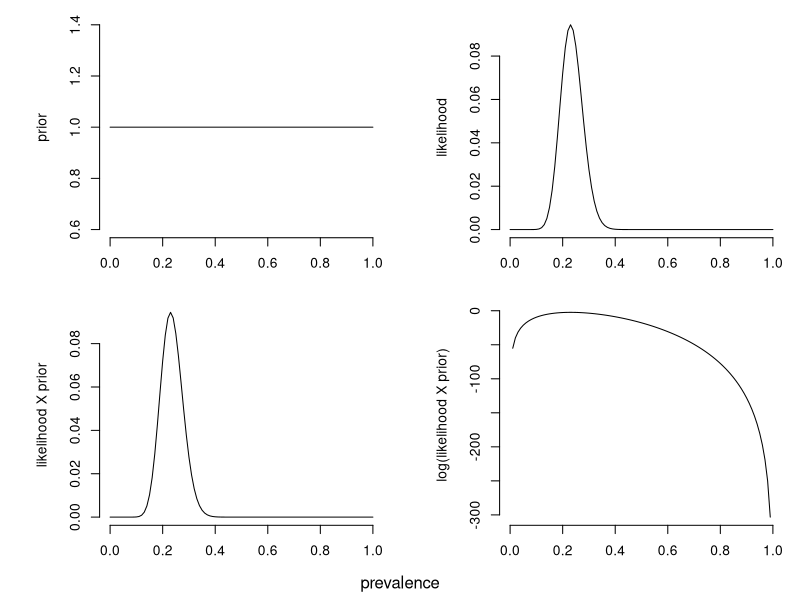
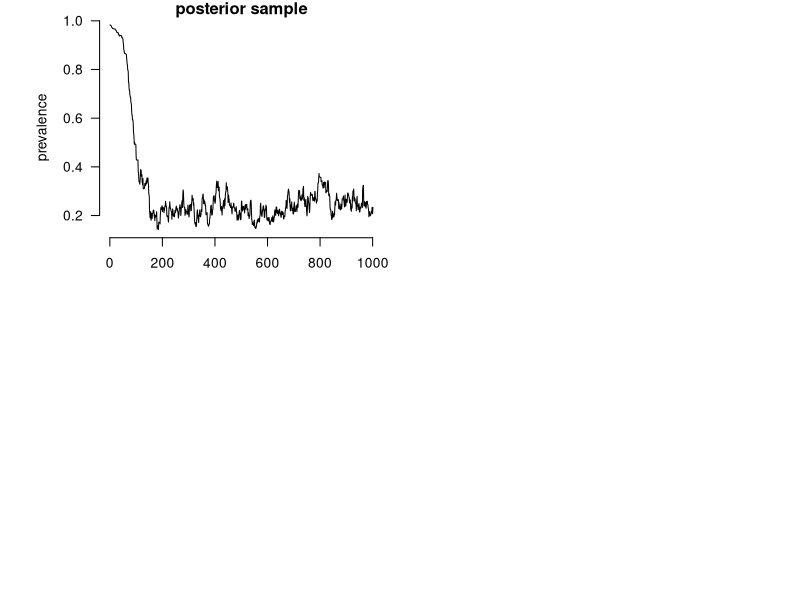
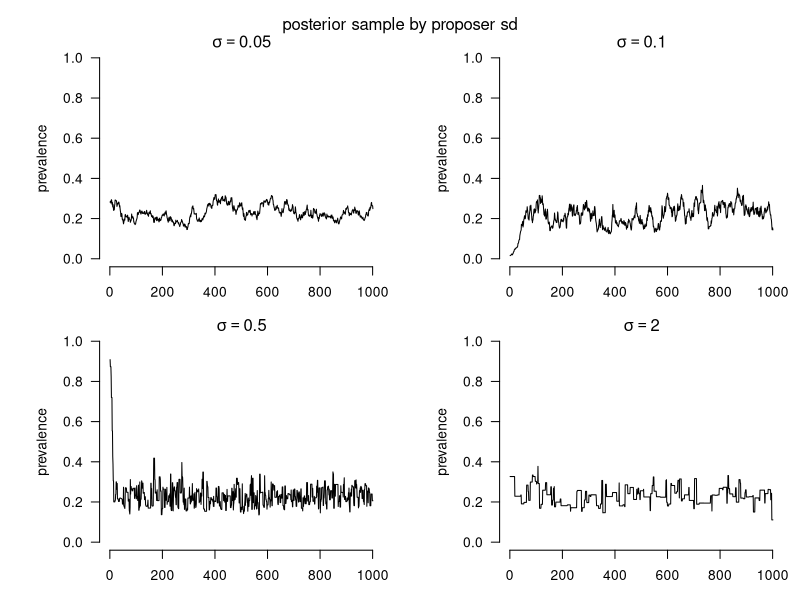

The R source for these figures, in order:
## Introduction to MCMC 1: Estimating a posterior binomial probability
## Steve Bellan 2015

## Meaningful Modeling of Epidemiologic Data, 2012 AIMS, Muizenberg

###################################################################### 

## By the end of this tutorial you should…

## * Understand how to write a flexible prior function for the binomial
## * Understand the Metropolis-Hasting algorithm and explain it step by step.
## * Know how the parameter proposal distribution affects MCMC convergence
## * Know how to assess MCMC convergence with the Gelman-Rubin diagnostic and with trace plots

library(boot); library(coda)
defaultPar <- par() ## Save the default graphic parameter settings for use later.

## First, let's pretend that we are sampling a population of 100 individuals with a 30% prevalence
## for some disease and testing each of them. From this, we have a sample prevalence, which is our
## estimate of the true prevalence. The problem considered in the simulation is to estimate the
## posterior probability distribution of the prevalence from this sample and from a specified
## (informative or uninformative) prior probability distribution for the prevalence.

size <- 100
truePrev <- .3
sampPos <- rbinom(1,size,truePrev) ## Sample from this distribution once.
sampPrev <- sampPos/size

## Now we need to specify our prior probability distribution. This designates our prior (before we
## conducted the study) beliefs of what we think the prevalence of this population is. Frequently,
## we have insufficient prior information to specify and informative prior. In these cases, we will
## use an uninformative prior, meaning we that we assume a wide range of values is plausible. 

## Our parameter of interest is prevalence, which is bounded between 0 and 1. The beta probability
## distribution is particularly suited for such parameters and is, in fact, the most commonly used
## probability distribution for parameters that are, themselves, probabilities. It is uniform (constand density across probabilities)
## with parameters shape1=1, shape2=1, and can otherwise have many shapes.

## We calculate both the prior and the likelihood on a log scale to avoid numerical problems
logBetaPrior <- function(prevalence
                         , shape1 = 1  ## Change to make informative (try 8)
                         , shape2 = 1) ## Change to make informative (try 40)
    dbeta(prevalence, shape1=shape1, shape2=shape2, log = T)

## The likelihood is simply the probability of observing that many individuals test positive given
## the number tested and a specified prevalence.
logLikelihood <- function(prevalence,
                          data = list(size=size, sampPos=sampPos))
    dbinom(data$sampPos, size = data$size, prob = prevalence, log = T)

## A convenience function that sums the log-likelihood and the log-prior.
logLikePrior <- function(prevalence
                         , shape1=1
                         , shape2=1
                         , data = list(size=size, sampPos=sampPos))
    logBetaPrior(prevalence, shape1, shape2) + logLikelihood(prevalence, data)

## Convenience functions 
Prior <- function(x) exp(logBetaPrior(x))
Likelihood <- function(x) exp(logLikelihood(x))
LikePrior <- function(x) exp(logLikePrior(x))


## Plots
## Examine these plots, and write down what you think each of them means
par(mfrow = c(2,2) ## panels
    , mar = c(3,6,1,1) ## panel margins
    , bty='n' ## no box around plots
    , oma = c(1.5,0,0,0)) ## outer margins
curve(Prior(x), 0, 1, ylab = 'prior')
curve(Likelihood, 0, 1, ylab = 'likelihood')
curve(LikePrior, 0, 1, ylab = 'likelihood X prior')
curve(logLikePrior, 0,1, ylab = 'log(likelihood X prior)')
mtext('prevalence', 1, 0, outer=T)

## runMCMC runs a Markov chain Monte Carlo (MCMC) Metropolis-Hastings algorithm to
## numerically estimate the posterior probability distribution of the prevalence. For problems this
## simple, the posterior probability distribution can be solved for analytically. However, for
## problems more complex than this one (such as the Introduction to MCMC-SI_HIV tutorial), numerical
## integration using MCMC may be the only way to calculate the posterior probability distribution
## for parameters.

## We sample the prevalence parameter on the logistic-scale so that it is bounded by [-Inf, Inf] and not [0,1]
runMCMC <- function(iterations
                    , startvalue = runif(1, logit(.01), logit(.99)) ## random starting value
                    , proposerSD = .5 ## standard deviation of the gaussian proposal distribution
                    , verbose = 0){ ## for debugging
    if(verbose > 0) browser()
    chain <- array(dim = c(iterations+1, 1)) ## initialize empty iterations X 1 array
    chain[1,] <- startvalue ## set first value
    for(ii in 1:iterations){ 
        proposal <- rnorm(1, chain[ii,], proposerSD) ## propose next value
        MHratio <- exp(logLikePrior(inv.logit(proposal)) - 
                       logLikePrior(inv.logit(chain[ii,])))
        ## If the MH-ratio is > 1, accept new value. Otherwise, accept it with probability equal to
        ## the the MH-ratio.
        if(runif(1) < MHratio){ 
            chain[ii+1,] <- proposal
        }else{ ## If rejecting it, stay at the last state.
            chain[ii+1,] <- chain[ii,]
        }
    }
    return(inv.logit(chain)) ## 
}

posteriorSample <- runMCMC(1000, proposerSD = .1) ## sample 1000 times from posterior
par(defaultPar, bty = 'n')
plot(posteriorSample, xlab='iteration', ylab = 'prevalence', main = 'posterior sample',
     type = 'l', las = 1)

## Compare proposal distributions
par(mfrow = c(2,2), oma = c(0,0,2,0))
for(sdVal in c(.05, .1, .5, 2)) {
    posteriorSample <- runMCMC(1000, proposerSD = sdVal) 
    plot(posteriorSample, xlab='iteration', ylab = 'prevalence',
         main = bquote(sigma==.(sdVal)),
         ylim = c(0,1),
         type = 'l', las = 1)
}
mtext('posterior sample by proposer sd', side=3, line=0, outer=T)

####################################################################################################
## Questions
####################################################################################################

## Question 1: Write code to compare histograms of posterior samples
## from proposal distributions with the 4 different proposal standard
## deviations above for 3000 samples. Make sure each histogram has the
## same breaks and x-axis limits.

## Question 2: Sample 4 chains for 3000 iterations using the same
## proposal distribution and plot each chains' trace on the same plot.

## Question 3: Use the Gelman-Rubin diagnostic (gelman.diag) to assess
## whether those four chains have reached convergence. You will need
## to conver the chains from 2 into "mcmc" objects (as.mcmc()), and
## then put them into an mcmc.list (as.mcmc.list())

## Challenge Question: (A) Plot the Gelman-Rubin diagnostic as a function
## of chain length. (B) Do the same plot, but after discarding the first 100 iterations as a "burnin"

